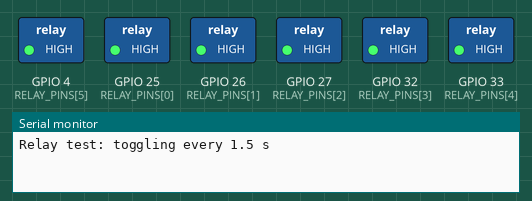
This sketch was run on a simulated ESP32. Shown: switched loads named in the sketch (green lamp = pin HIGH), the last lines printed to the serial monitor.

Above: at 0.7 s.
At 5.2 s:
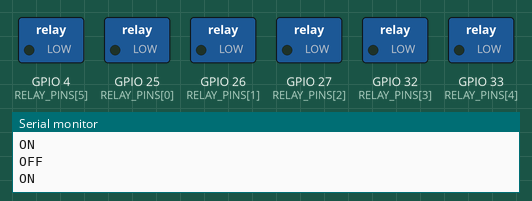
Timing chart, 0 to 6.9 s (numbered marks = the images above):
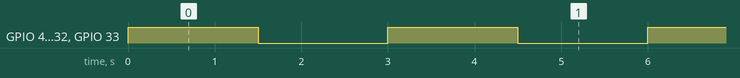

The sketch:

relay_test.ino
```cpp
// Relay test - ESP32
// Turns the relays ON for 1.5 seconds, then OFF for 1.5 seconds, forever.
// Use it to check relay wiring. Unplug the heaters before running it.
//
// Wiring: relay inputs IN1..IN6 -> GPIO 25, 26, 27, 32, 33, 4 (same pins as
// heater_controller_esp32). The relays must switch reliably from 3.3 V:
// see the README's "Relays must work from 3.3 V" section.
// Serial Monitor at 9600 baud shows ON/OFF as the relays switch.

const uint8_t NUM_RELAYS = 6;
const uint8_t RELAY_PINS[NUM_RELAYS] = {25, 26, 27, 32, 33, 4};
// Most common relay modules turn ON when the input is LOW. If the relays are
// on when the Serial Monitor says OFF, set this to false (also in
// heater_controller_esp32). Solid-state relays usually need false.
const bool RELAY_ACTIVE_LOW = true;

const unsigned long TOGGLE_MS = 1500;

bool relaysOn = false;
unsigned long lastToggleMs = 0;

void writeRelays(bool on) {
  for (uint8_t i = 0; i < NUM_RELAYS; i++) {
    digitalWrite(RELAY_PINS[i], (on != RELAY_ACTIVE_LOW) ? HIGH : LOW);
  }
}

void setup() {
  // On the ESP32 a pin can only be written after pinMode, so enable the pins
  // and set them OFF straight away.
  for (uint8_t i = 0; i < NUM_RELAYS; i++) pinMode(RELAY_PINS[i], OUTPUT);
  writeRelays(false);

  Serial.begin(9600);
  Serial.println(F("Relay test: toggling every 1.5 s"));
}

void loop() {
  if (millis() - lastToggleMs >= TOGGLE_MS) {
    lastToggleMs = millis();
    relaysOn = !relaysOn;
    writeRelays(relaysOn);
    Serial.println(relaysOn ? F("ON") : F("OFF"));
  }
}
```

Measured:
- by itself, GPIO 4 (RELAY_PINS[5]), GPIO 25 (RELAY_PINS[0]), GPIO 26 (RELAY_PINS[1]), GPIO 27 (RELAY_PINS[2]), GPIO 32 (RELAY_PINS[3]), GPIO 33 (RELAY_PINS[4]): alternates HIGH for 1.5 s and LOW for 1.5 s
